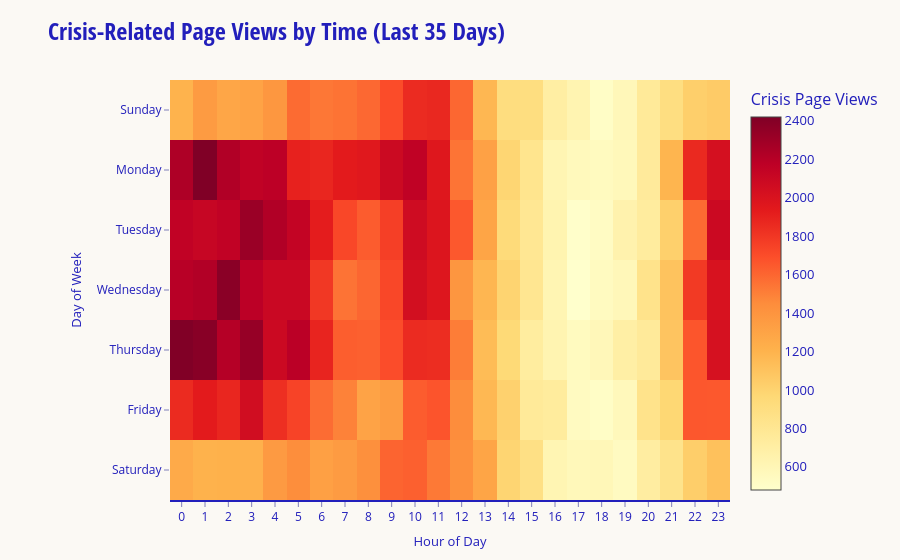

Source (notebook cell):
### Code cell
day_order = ["Sunday", "Monday", "Tuesday", "Wednesday", "Thursday", "Friday", "Saturday"]
df["day_of_week"] = pd.Categorical(df["day_of_week"], categories=day_order, ordered=True)

heatmap_df = (
    df.pivot_table(
        index="day_of_week",
        columns="hour_of_day",
        values="crisis_page_views",
        aggfunc="sum",
        fill_value=0,
    )
    .sort_index()
)

fig = px.imshow(
    heatmap_df,
    labels={"x": "Hour of Day", "y": "Day of Week", "color": "Crisis Page Views"},
    color_continuous_scale="YlOrRd",
    aspect="auto",
    template="lifeline",
    title=f"Crisis-Related Page Views by Time ({analysis_window_label})",
)
fig.update_xaxes(dtick=1)
fig.update_layout(height=560, margin=dict(l=170, r=40, t=80, b=60))
lifeline_theme.add_lifeline_logo(fig)
fig.show()

### Figure 1 — Plotly figure (JSON) as saved in the notebook; plotly's stock layout.template omitted (floating-point values rounded to 4 significant figures; data arrays with more than 128 entries replaced by an {"elided": "..."} marker saying what was removed)
{"data": [{"coloraxis": "coloraxis", "hovertemplate": "Hour of Day: %{x}<br>Day of Week: %{y}<br>Crisis Page Views: %{z}<extra></extra>", "name": "0", "type": "heatmap", "x": [0, 1, 2, 3, 4, 5, 6, 7, 8, 9, 10, 11, 12, 13, 14, 15, 16, 17, 18, 19, 20, 21, 22, 23], "xaxis": "x", "y": ["Sunday", "Monday", "Tuesday", "Wednesday", "Thursday", "Friday", "Saturday"], "yaxis": "y", "z": {"elided": "7x24 int values"}}], "layout": {"coloraxis": {"colorbar": {"title": {"text": "Crisis Page Views"}}, "colorscale": [[0, "rgb(255,255,204)"], [0.125, "rgb(255,237,160)"], [0.25, "rgb(254,217,118)"], [0.375, "rgb(254,178,76)"], [0.5, "rgb(253,141,60)"], [0.625, "rgb(252,78,42)"], [0.75, "rgb(227,26,28)"], [0.875, "rgb(189,0,38)"], [1, "rgb(128,0,38)"]]}, "height": 560, "margin": {"b": 60, "l": 170, "r": 40, "t": 80}, "title": {"text": "Crisis-Related Page Views by Time (Last 35 Days)"}, "xaxis": {"anchor": "y", "domain": [0, 1], "dtick": 1, "title": {"text": "Hour of Day"}}, "yaxis": {"anchor": "x", "autorange": "reversed", "domain": [0, 1], "title": {"text": "Day of Week"}}}}
